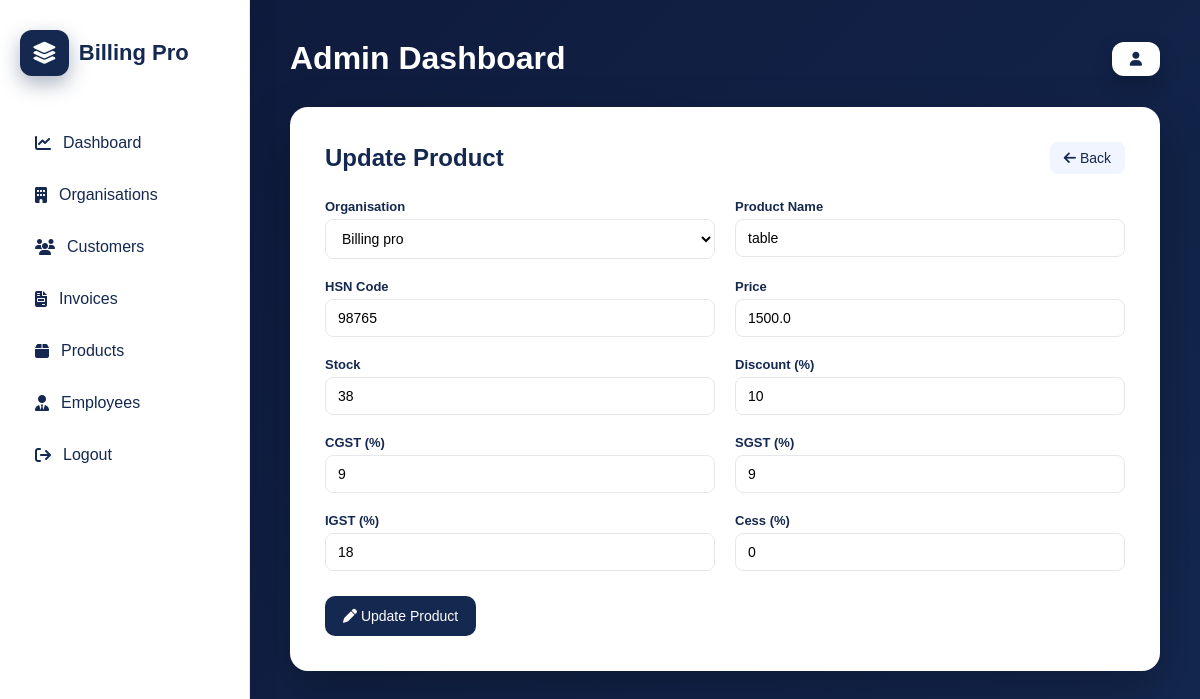
Screenshot of /adminpanel/product/update/11/ with the database file from the repository.
### organisation/models.py (models this page shows, shortened)
class Product(models.Model):
    companyName = models.ForeignKey(OrganisationDetails, on_delete=models.CASCADE)
    category = models.ForeignKey(Category, on_delete=models.CASCADE, null=True, blank=True)
    Product_name = models.CharField(max_length=50)
    Hsn_code = models.CharField(max_length=20)
    Price = models.FloatField()
    Discount = models.IntegerField(default=0)
    Cgst = models.IntegerField(default=0)
    Sgst = models.IntegerField(default=0)
    Igst = models.IntegerField(default=0)
    Cess = models.IntegerField(default=0)
    stock = models.IntegerField(default=0)

class OrganisationDetails(models.Model):
    company_name = models.CharField(max_length=50)
    company_type = models.CharField(max_length=50)
    pan_number = models.CharField(max_length=10)
    gstin_number = models.CharField(max_length=15)
    address_1 = models.CharField(max_length=90)
    address_2 = models.CharField(max_length=90)
    state = models.CharField(max_length=60)
    city = models.CharField(max_length=60)
    pincode = models.CharField(max_length=6)
    full_name = models.CharField(max_length=50)
    phone = models.CharField(max_length=10)
    email  = models.EmailField()
    user_id = models.CharField(max_length=40)
    password_1 = models.CharField(max_length=225)
    password_2 = models.CharField(max_length=225)
    logo = models.ImageField(upload_to='company_logo/', blank=True, null=True)

### adminpanel/views.py (the view, shortened to what this page needs)
# urls.py: path("product/update/<int:id>/", views.update_product, name="update_product"),
def update_product(request,id):
    product = get_object_or_404(Product,id=id)
    orgs = OrganisationDetails.objects.all()
    context={
        "product":product,
        "orgs":orgs,
    }
    return render(request,"adminpanel/update_product.html",context)

### adminpanel/templates/adminpanel/update_product.html (shortened to what this page needs)
{% extends "adminpanel/base.html" %}
{% block content %}
<div class="form-container">
<div class="form-header">
<h2>Update Product</h2>
<a href="{% url 'aproducts' %}" class="back-btn">
<i class="fa-solid fa-arrow-left"></i> Back
</a>
</div>
<form method="POST">
<div class="form-grid">
<div class="form-group">
<label>Organisation</label>
<select name="company">
{% for org in orgs %}
<option value="{{ org.id }}"
{% if org.id == product.companyName.id %}selected{% endif %}
>
{{ org.company_name }}
</option>
{% endfor %}
</select>
</div>
<div class="form-group">
<label>Product Name</label>
<input type="text" name="product_name" value="{{ product.Product_name }}" required>
</div>
<div class="form-group">
<label>HSN Code</label>
<input type="text" name="hsn" value="{{ product.Hsn_code }}">
</div>
<div class="form-group">
<label>Price</label>
<input type="number" step="0.01" name="price" value="{{ product.Price }}" required>
</div>
<div class="form-group">
<label>Stock</label>
<input type="number" name="stock" value="{{ product.stock }}">
</div>
<div class="form-group">
<label>Discount (%)</label>
<input type="number" name="discount" value="{{ product.Discount }}">
</div>
<div class="form-group">
<label>CGST (%)</label>
<input type="number" name="cgst" value="{{ product.Cgst }}">
</div>
<div class="form-group">
<label>SGST (%)</label>
<input type="number" name="sgst" value="{{ product.Sgst }}">
</div>
<div class="form-group">
<label>IGST (%)</label>
<input type="number" name="igst" value="{{ product.Igst }}">
</div>
<div class="form-group">
<label>Cess (%)</label>
<input type="number" name="cess" value="{{ product.Cess }}">
</div>
</div>
<div class="form-actions">
<button type="submit" class="save-btn">
<i class="fa-solid fa-pen"></i> Update Product
</button>
</div>
</form>
</div>
{% endblock %}

### adminpanel/static/adminpanel/css/admin.css (style rules this page uses)
* { margin:0; padding:0; box-sizing:border-box; font-family:'Poppins',sans-serif; }
body { display:flex; min-height:100vh; background:#0f1b3d; color:#1e293b; }
.form-container { background:white; padding:35px; border-radius:18px; box-shadow:0 20px 50px rgba(0,0,0,0.25); margin-top:30px; }
.form-header { display:flex; justify-content:space-between; align-items:center; margin-bottom:25px; }
.form-header h2 { color:#142850; font-size:24px; font-weight:700; }
.back-btn { background:#f1f5ff; color:#142850; padding:8px 14px; border-radius:8px; text-decoration:none; font-size:14px; }
.form-grid { display:grid; grid-template-columns:repeat(2,1fr); gap:20px; }
.form-group { display:flex; flex-direction:column; }
.form-group label { font-size:13px; font-weight:600; color:#142850; margin-bottom:5px; }
.form-group input { padding:10px 12px; border:1px solid #e5e7eb; border-radius:8px; font-size:14px; }
.form-actions { margin-top:25px; }
.save-btn { background:#142850; color:white; padding:12px 18px; border:none; border-radius:10px; font-size:14px; cursor:pointer; transition:0.25s; }
.form-group select { padding:10px 12px; border:1px solid #e5e7eb; border-radius:8px; font-size:14px; background:white; }

### rows the page displays
Product: company "Billing pro", product_name "table", hsn "98765", price "1500.0", stock "38", discount "10", cgst "9", sgst "9", igst "18", cess "0"
